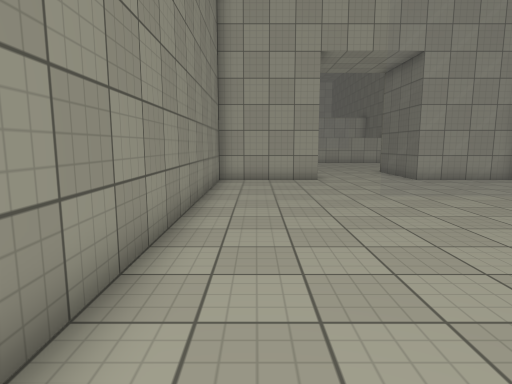
[1] (above)

16 first-person views from a walk through a Unity game level. The camera is 1.4 m above the floor, tilts 8° down and sees 75° across. The floor is counted in squares, 1 m on a side. Each view is taken from the middle of a square. On the plan, view 1 faces up. The plan holds only what a view shows up to about 15 squares ahead; the rest is blank. The place goes on beyond the plan. Surface patterns are stand-ins for the level's own textures.

[2]
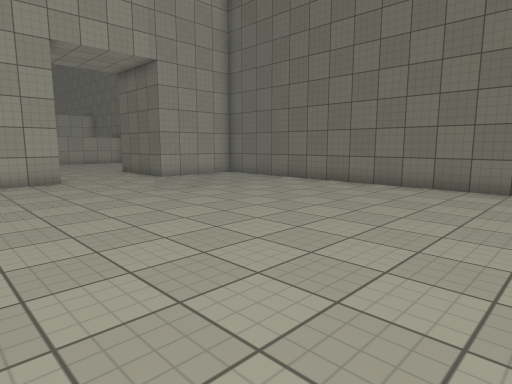

[3]
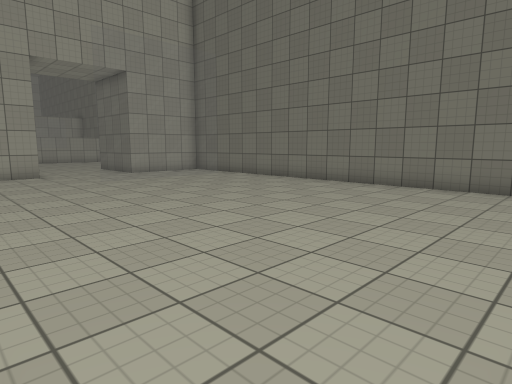

[4]
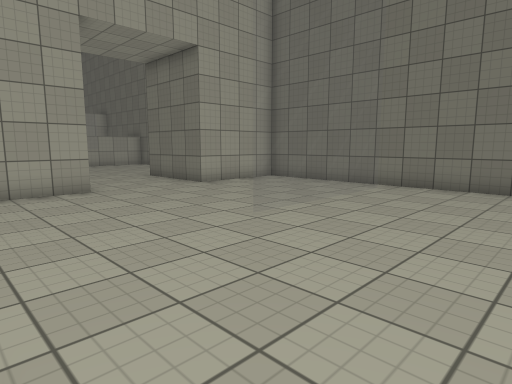

[5]
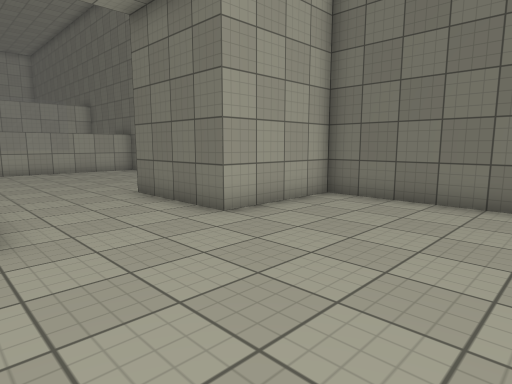

[6]
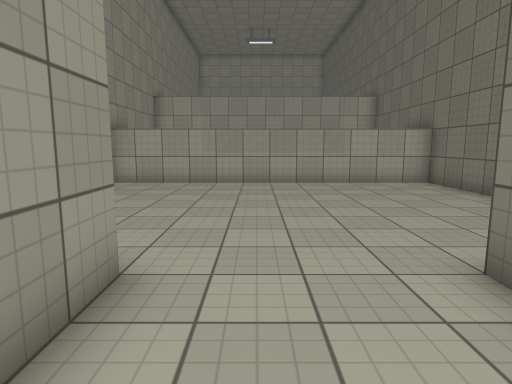

[7]
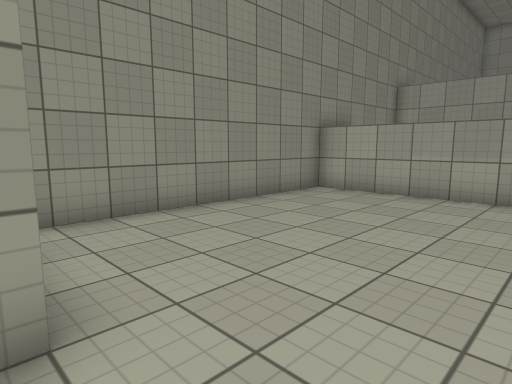

[8]
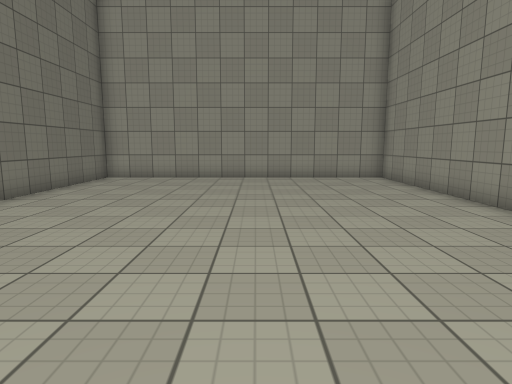

[9]
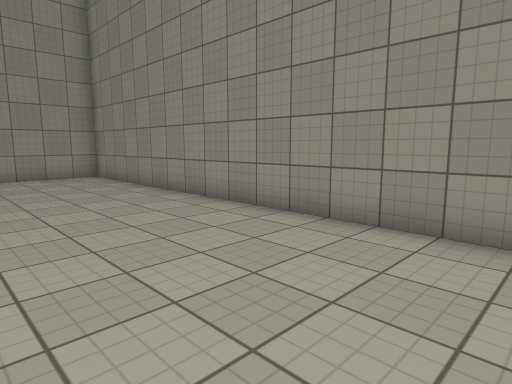

[10]
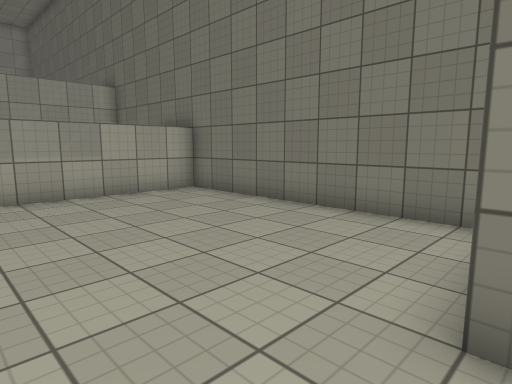

[11]
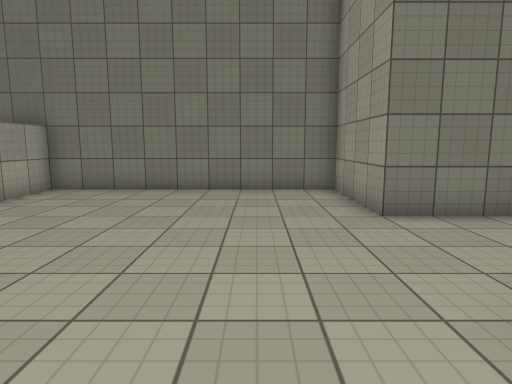

[12]
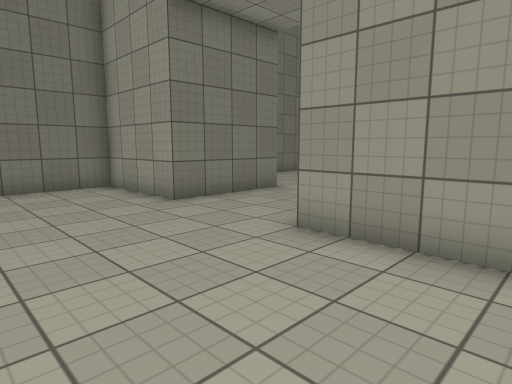

[13]
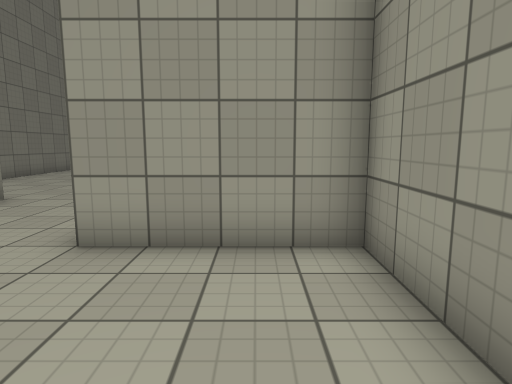

[14]
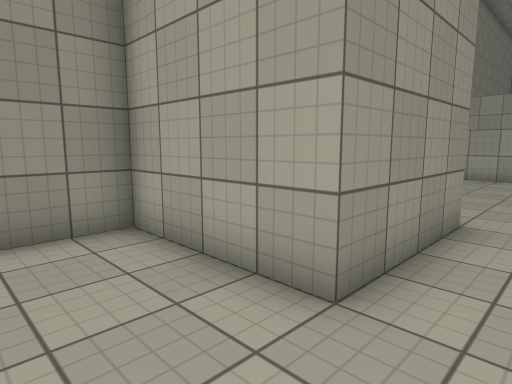

[15]
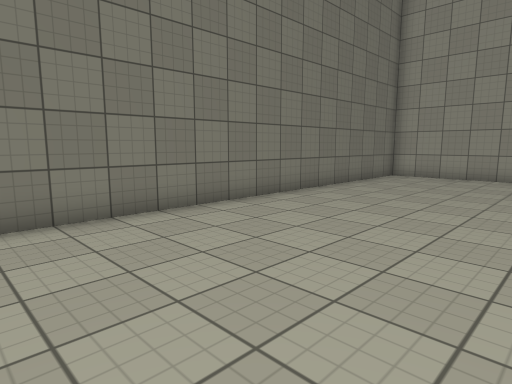

[16]
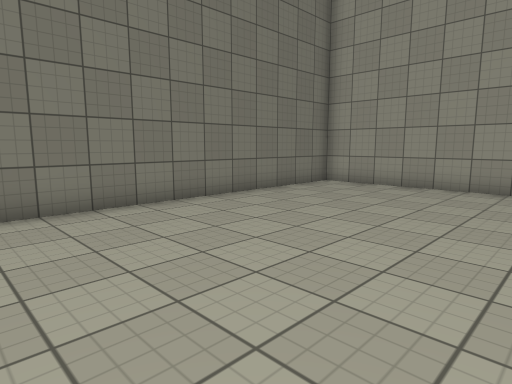

### Floor plan
Key: @ floor where view 1 was taken; # wall or solid block; . floor; = window, fence, low wall or low ledge.
Columns run from 2 left of view 1 to 11 right of it. Each row starts with its distance up from view 1.
 27 ##############
 26 #............#
 25 #............#
 24 #....====....#
 23 #............#
 22 #............#
 21 #............#
 20 #............#
 19 #............#
 18 #............#
 17 #####....#####
 16     #....#
 15     #....#
 14 #####....#####
 13 #............#
 12 #............#
 11 #............#
 10 #............#
  9 #............#
  8 #............#
  7 #....====....#
  6 #............#
  5 #............#
  4 #............#
  3 #............#
  2 #............#
  1 #............#
  0 #.@..........#
 -1 #............#
 -2 #............#
 -3 #............#
 -4 ##############

Where each view was taken, in squares from view 1:
view 1: 0 up, 0 right, facing up
view 2: 0 up, 1 left, facing up-right
view 3: 3 down, 1 left, facing up-right
view 4: 3 up, 1 left, facing up-right
view 5: 8 up, 2 right, facing up-right
view 6: 14 up, 4 right, facing up
view 7: 17 up, 5 right, facing up-left
view 8: 11 up, 4 right, facing down
view 9: 12 up, 4 right, facing down-left
view 10: 17 up, 4 right, facing up-right
view 11: 20 up, 0 right, facing right
view 12: 22 up, 1 left, facing down-right
view 13: 22 up, 0 right, facing down
view 14: 11 up, 4 right, facing up-left
view 15: 12 up, 4 right, facing down-right
view 16: 8 up, 3 right, facing down-right
